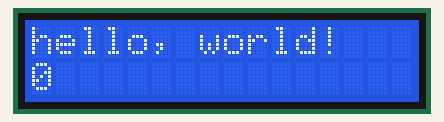
Bench run of a sketch on a simulated Arduino Uno, built with avr-gcc and run on an emulated ATmega328P. On the bench: 16×2 character LCD.

Above: at 0.1 s.
At 4.6 s:
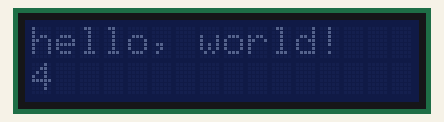
At 9.7 s:
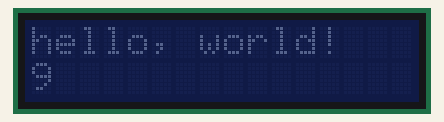
At 19.7 s:
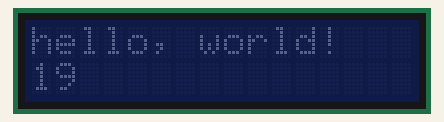
At 29.3 s:
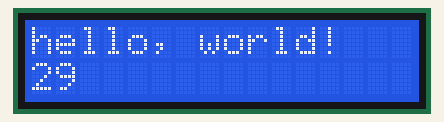
At 38.8 s:
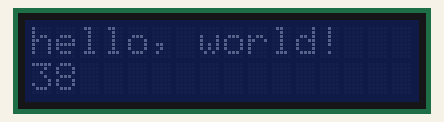

Measured:
- what the display in image 1 shows lasts 0.5 s, from 4.6 s to 5.1 s

The sketch:

HelloWorld.ino
```cpp
/*
 Demonstration sketch for Adafruit i2c/SPI LCD backpack
 using MCP23008 I2C expander
 ( http://www.ladyada.net/products/i2cspilcdbackpack/index.html )

 This sketch prints "Hello World!" to the LCD
 and shows the time.

  The circuit:
 * 5V to Arduino 5V pin
 * GND to Arduino GND pin
 * CLK to Analog #5
 * DAT to Analog #4
*/

// include the library code:
#include <Wire.h>
#include <LiquidTWI.h>

// Connect via i2c, default address #0 (A0-A2 not jumpered)
LiquidTWI lcd(0);

void setup() {
  // set up the LCD's number of rows and columns:
  lcd.begin(16, 2);
  // Print a message to the LCD.
  lcd.print("hello, world!");
}

void loop() {
  // set the cursor to column 0, line 1
  // (note: line 1 is the second row, since counting begins with 0):
  lcd.setCursor(0, 1);
  // print the number of seconds since reset:
  lcd.print(millis()/1000);

  lcd.setBacklight(HIGH);
  delay(500);
  lcd.setBacklight(LOW);
  delay(500);
}
```
